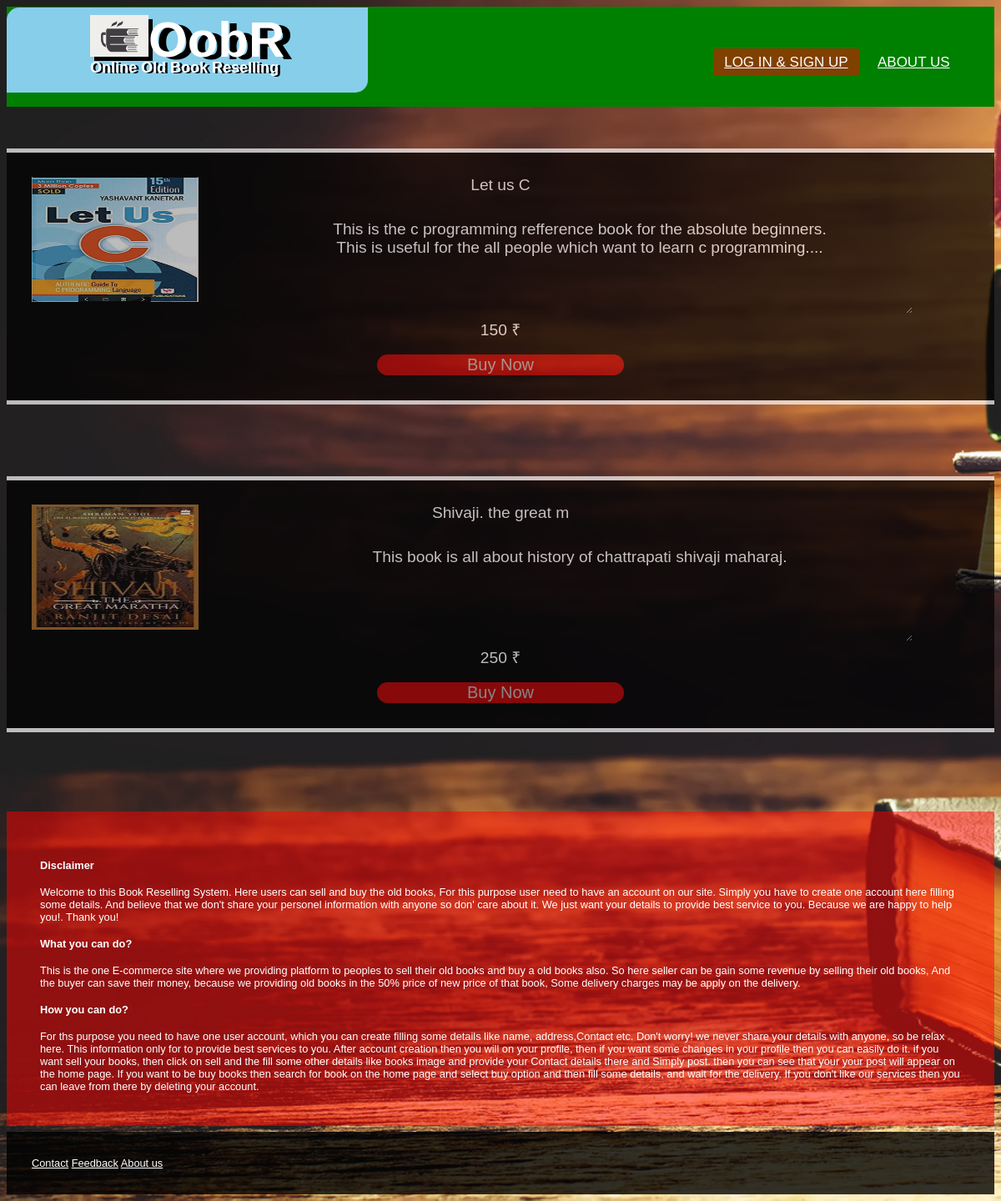
The page / on the database its author committed.
### tables this page shows
CREATE TABLE `book_post` (
  `post_id` int(11) NOT NULL,
  `b_name` varchar(20) NOT NULL,
  `email` varchar(20) NOT NULL,
  `b_image` varchar(10000) NOT NULL,
  `new_price` int(11) NOT NULL,
  `descrip` text NOT NULL,
  `curr_price` int(11) NOT NULL,
  `s_address` varchar(20) NOT NULL,
  `pincode` int(11) NOT NULL,
  `date2` date NOT NULL,
  `mob_no` bigint(20) NOT NULL,
  `status` varchar(20) NOT NULL
);

### index.php (the view, shortened to what this page needs)
<?php
$dbhost="localhost";
$dbuser="root";
$dbpass="";
$dbname="obs";
$dbport="3306";
  $conn=new mysqli($dbhost,$dbuser,$dbpass,$dbname,$dbport);
  ?>
<!DOCTYPE html>
<html lang="en" dir="ltr">
  <head>
  </head>
  <body>
  <nav>
<?php
  if (isset($_SESSION['is_login'])) {
    echo '  <label class="logo"  ><img src="book4.jpg" height="50px" width="70px" style="box-shadow:5px 5px 0px black;" alt="">OobR</label>
       <p style="margin-top:-17px; margin-left:100px; text-shadow:3px 1px black; color:white; font-size:18px;" ><b>Online Old Book Reselling</b></p>
      <ul style="margin-top:-75px;">
        <li><a class="active" href="Profile.php">Profile</a> </li>
        <li><a href="About_us.php">About Us</a> </li>
        <li><a href="Feedback.php">Feedback</a> </li>
      </ul>
    </nav>
      <div class="content">
      ';
  }
else {
  echo '  <label class="logo"  ><img src="book4.jpg" height="50px" width="70px" style="box-shadow:5px 5px 0px black;" alt="">OobR</label>
     <p style="margin-top:-17px; margin-left:100px; text-shadow:3px 1px black; color:white; font-size:18px;" ><b>Online Old Book Reselling</b></p>
    <ul style="margin-top:-75px;">
      <li><a class="active" href="Profile.php">Log In & Sign Up</a> </li>
      <li><a href="About_us.php">About us</a> </li>
      <li><a href="#"></a> </li>
    </ul>
  </nav>
    <div class="content">
    ';
  }
    ?>
      <?php
      $sql1="SELECT *FROM book_post WHERE status='unbooked'";
      $result=$conn->query($sql1);
      if ($result->num_rows > 0) {
      while( $row=$result->fetch_assoc()){
          echo "<head>
          <style>
          .d1{
                border-top:5px solid white;
                padding-bottom:30px;
                border-bottom:5px solid white;
                margin-top:50px;
                color:white;
                font-size:120%;
                background:black;
                opacity:0.7;
                line-height:1%;
                width:100%;
         }
         input[type=submit]{
           width:25%;
           box-sizing: border-box;
           margin-top:30px;
           outline: none;
           background: red;
           border: none;
           opacity: 0.7;
           border-radius: 20px;
           font-size:20px;
           color: #fff;
           margin-top: 10px;
         }
          input[type=submit]:hover{
           background: green;
           opacity: 0.7;
         }
         textarea{
           font-size:70%;
         }
          </style>
          </head>
        <body >
          <div class='d1'>
          <p align='center' style='margin-bottom:-10px; padding-top:20px;'><td>".$row['b_name' ]."</td></p>
          <img src='".$row['b_image' ]."' height='150px' width='200px;' style='margin-left:30px;'>
          <center>
          <textarea rows='5' cols='70' style='background:black; font-size:100%; font-family:Arial; margin-top:-100px; margin-left:190px; color:white; border:none; text-align:center; padding-right:auto; ' readonly>".$row['descrip']."</textarea>
          </center>
          <p align='center' style='margin-top:px;'><td>".$row['curr_price']." &#8377</td></p>
          <form action='details.php' method='POST' >
          <center>
          <input type='hidden' name='id' value='".$row['post_id']."' >
          <input type='submit' name='ok' value='Buy Now' >
          </center>
          </form>
          </div> <br><br>
        </body>";
      }
      }
       ?>
    </div>
    <div class="info" align="bottom";>
      <p>
      <h4>Disclaimer </h4>
        Welcome to this Book Reselling System. Here users can sell and buy the old books, For this purpose user need to have an account on our site.
      Simply you have to create one account here filling some details. And believe that we don't share your personel information with anyone so don'
      care about it. We just want your details to provide best service to you. Because we are happy to help you!.
                                                                                          Thank you!
        </p>
        <p2>
      <h4> What you can do?</h4>
      This is the one E-commerce site where we providing platform to peoples to sell their old books and buy a old books also. So here seller can be
      gain some revenue by selling their old books, And the buyer can save their money, because we providing old books in the 50% price of new price
      of that book, Some delivery charges may be apply on the delivery.
    </p2>
    <h4>How you can do?</h4>
    <p3>
    For ths purpose you need to have one user account, which you can create filling some details like name, address,Contact etc. Don't worry! we never
      share your details with anyone, so be relax here. This information only for to provide best services to you.
        After account creation then you will on your profile, then if you want some changes in your profile then you can easily do it. if you want sell
      your books, then click on sell and the fill some other details like books image and provide your Contact details there and Simply post. then you
      can see that your your post will appear on the home page.
          If you want to be buy books then search for book on the home page and select buy option and then fill some details, and wait for the delivery.
          If you don't like our services then you can leave from there by deleting your account.
    </p3>
    </div>
    <div class="contact" align="bottom">
      <tr>
        <a href="#" style="color:white"> Contact</a>
        <a href="Feedback.php" style="color:white"> Feedback</a>
        <a href="#" style="color:white">About us  </a>
      </tr>
    </div>
  </body>
</html>

### index.php (style rules this page uses)
body { background: url('books.jpg'); background-size:cover; background-attachment: fixed; font-family: arial; }
.info { max-width: 1500px; margin: auto; background-color:rgba(255, 0, 0, 0.5); box-sizing: border-box; padding: 40px; color:#fff; margin-top: 5%; margin-right: auto; margin-bottom: -52px; font-size: 80%; }
.contact { max-width: 1500px; margin: auto; background: rgba(0, 0, 0, 0.8); box-sizing: border-box; padding: 40px; color:#fff; margin-top: 5%; margin-right: auto; font-size: 80%; padding: 30px; color: white; }
nav { background:#0082e6; background: green; height:120px; width:100%; }
label.logo { background: skyblue; color:white; font-size:35px; line-height:80px; padding:0 100px; font-weight:bold; font-size:60px; padding-bottom: 30px; padding-top: 5px; border-bottom-right-radius:15px; border-top-left-radius: 15px; text-shadow: 10px 3px black; }
nav ul { float:right; margin-right:auto; }
nav ul li { display: inline-block; line-height:80px; margin:0 5px; margin-left: inherit; }
nav ul li a { color:white; font-size:17px; padding:7px 13px; border-radius:3px; text-transform:uppercase; }
a.active,a:hover { background:#1b9bff; background: rgba(255, 0, 0, 0.5); transition:.5s; }
.d1 { border-top:5px solid white; padding-bottom:30px; border-bottom:5px solid white; margin-top:50px; color:white; font-size:120%; background:black; opacity:0.7; line-height:1%; width:100%; }
input[type=submit] { width:25%; box-sizing: border-box; margin-top:30px; outline: none; background: red; border: none; opacity: 0.7; border-radius: 20px; font-size:20px; color: #fff; margin-top: 10px; }
textarea { font-size:70%; }

### rows shown on the page
book_post: b_name "Let us C", b_image (picture), descrip "This is the c programming refference book for the absolute beginners. This is useful for the all people which want to learn c programming....", curr_price "150"
book_post: b_name "Shivaji. the great m", b_image (picture), descrip "This book is all about history of chattrapati shivaji maharaj.", curr_price "250"
